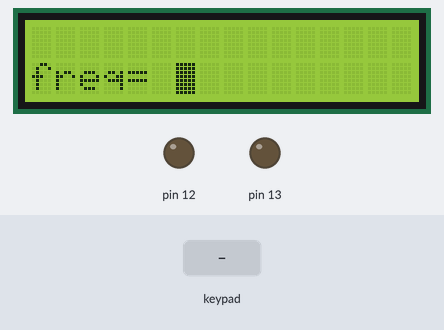
A sketch run on a simulated Arduino Mega 2560, built with avr-gcc and run on an emulated ATmega2560. On the bench: 16×2 character LCD, output pins drawn as LEDs (lit = HIGH). Inputs (shaded band) come from the test bench. What the sketch prints to the serial monitor is not drawn.

Above: at 0.8 s.
0.9 s: keypad keys 1 2 pressed 0.4 s apart
At 2.3 s:
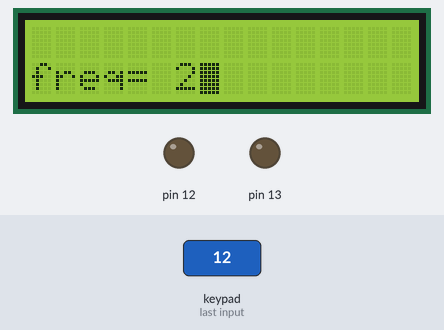
3.2 s: key 'E' pressed
At 3.8 s:
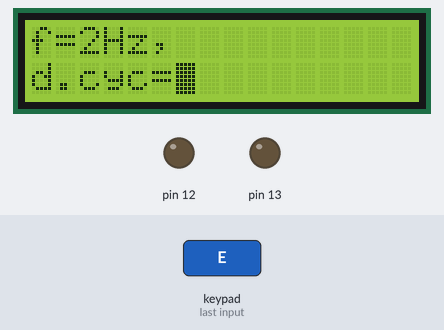
4.7 s: key 'E' pressed
At 5.9 s:
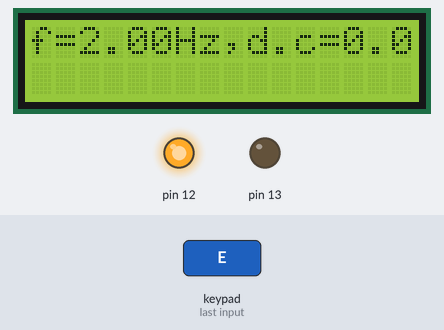
Timing chart, 0 to 7.7 s (numbered marks = the images above; inputs shaded):
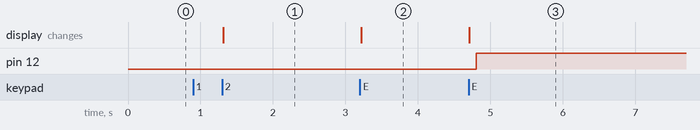

Measured:
- after the input at 0.9 s, the display: changes after 0.41 s (image 1)
- after the input at 3.2 s, the display: changes at once (image 2)
- after the input at 4.7 s, pin 12: LOW → HIGH after 0.11 s; the display: changes at once (image 3)

The sketch:

mega.ino
```cpp
#include <Event.h>
#include <Timer.h>
#include <Keypad.h>
#include <LiquidCrystal.h>
LiquidCrystal lcd(2, 3, 4, 5, 6, 7);

Timer Time;
double dc,t,a,d;
long d_milli,d_micro,a_milli,a_micro;

String num1,num2;
double duty_cycle,k;
int stage=0;
boolean final = false;
const byte ROWS = 4; //four rows
const byte COLS = 4; //four columns
//define the cymbols on the buttons of the keypads
char hexaKeys[ROWS][COLS] = {
  {'1','2','3','A'},
  {'4','5','6','B'},
  {'7','8','9','C'},
  {'.','0','E','D'}
};
byte rowPins[ROWS] = {A15, A14, A13, A12}; //connect to the row pinouts of the keypad
byte colPins[COLS] = {A11, A10, A9, A8}; //connect to the column pinouts of the keypad
int i = 0;
int sample;
//initialize an instance of class NewKeypad
Keypad customKeypad = Keypad( makeKeymap(hexaKeys), rowPins, colPins, ROWS, COLS);
boolean in_setup = true;
void setup()
{
  pinMode(13, OUTPUT);
  pinMode(12, OUTPUT);
  lcd.begin(16,2);
  Serial.begin(9600);
  char key = customKeypad.getKey();
  lcd.setCursor(0, 1);
  lcd.print("freq= ");
  lcd.blink();
  while( true)
  {
        char key = customKeypad.getKey();


        if(key == 'E')
        {
          if(stage == 0)
          {
            k = num1.toInt();
            Serial.println(num1);

            lcd.clear();
            lcd.print("f=");
            lcd.print(num1);
            lcd.print("Hz,");
            lcd.setCursor(0,1);
            lcd.print("d.cyc=");
            num1="";
          }
          if(stage == 1)
          {
            duty_cycle = num1.toInt();
            Serial.println(num1);
            lcd.clear();
            lcd.print("f=");
            lcd.print(k);
            lcd.print("Hz,d.c=");
            lcd.print(duty_cycle);
            lcd.print("%");
            lcd.noBlink();

          Serial.println("in stage 2");
          dc=duty_cycle*0.01;
          t=1/k;
          Serial.print("t=");
          Serial.println(t);

          d=t*dc; //d=total time*duty cycle(on time)
          a=t-d;  //a=off time
           Serial.print("d=");
          Serial.println(d);
           Serial.print("a=");
          Serial.println(a);

          d_milli = d*1000;

           Serial.print("d_milli=");
          Serial.println(d_milli);

          d_micro = (d*1000000-d_milli*1000);
           Serial.print("d_micro=");
          Serial.println(d_micro);
          a_milli = a*1000;
          Serial.print("a_milli=");
          Serial.println(a_milli);
          a_micro = (a*1000000-a_milli*1000);
          Serial.print("a_micro=");
          Serial.println(a_micro);
            if (d_micro == 0)
            {
              d_micro = 1;
            }
            if (a_micro == 0)
            {
              a_micro = 1;
            }
          Serial.println(a_milli);
          Serial.println(a_micro);
          Serial.println(d);
          break;

        }

          stage++;
          Serial.print(duty_cycle);
          Serial.print(" ");
          Serial.print(k);

        }

        if(key != NO_KEY &&(key=='1'||key=='2'||key=='3'||key=='4'||key=='5'||key=='6'||key=='7'||key=='8'||key=='9'||key=='0'))
        {
          Serial.println("in_number");
          num1 = num1 + key;
          //int numLength = num1.length();
          //to adjust one whitespace for operator
          lcd.setCursor(6,1);
          lcd.print(num1);
          lcd.blink();
        }
        if(key == '.')
        {
          num1 = "";
          num2 = "";
          k = 1;
          duty_cycle = 50;
          lcd.clear();
          stage=0;
          continue;
        }
       Serial.print("Please enter the time period");

        key = customKeypad.getKey();

        unsigned int val=(key-48)*1000; //since our system works on ASCII and arduino on Hex so this is conversion for ASCII to Hex
        //since in ascii 0=48 and 1=49 so to get 1 substract 0 from it;
        Serial.print("Time before exiting...");
        Serial.println(val);

        Time.after(val*1000,Exit);


}


}
// the loop function runs over and over again forever
void loop() {

  digitalWrite(13, HIGH);
  digitalWrite(12, LOW);

  delay(d_milli);
  delayMicroseconds(d_micro);


//
  digitalWrite(13, LOW);
  digitalWrite(12, HIGH);
  delay(a_milli);
  delayMicroseconds(a_micro);


}
void Exit(){

  setup();
  }
```
